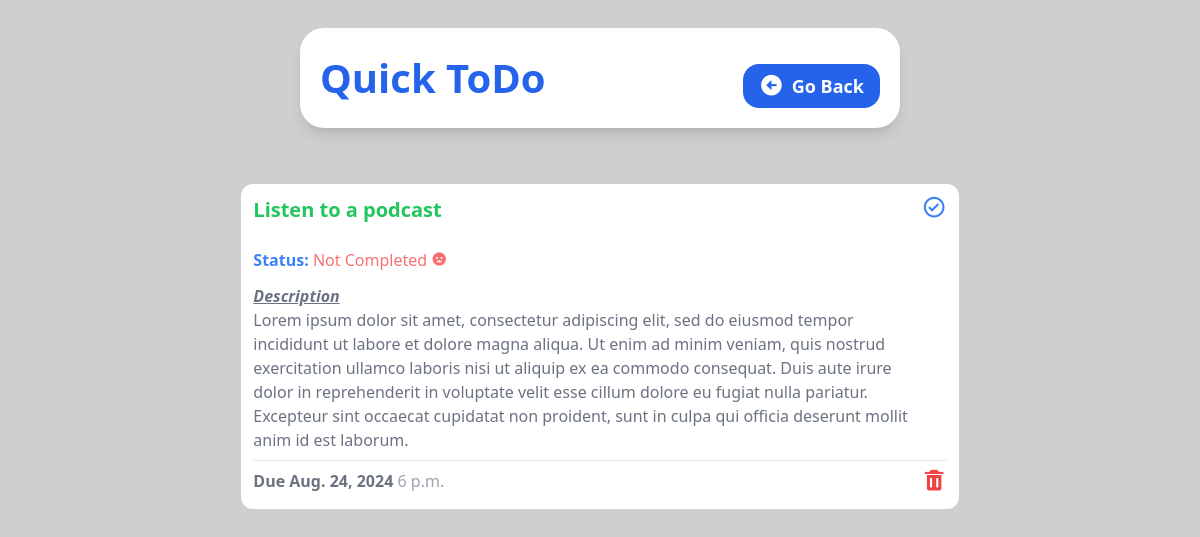
The page /detail/4 on the database its author committed.
### tasks/models.py (models this page shows, shortened)
class Task(models.Model):
     title = models.CharField(max_length=35)
     description = models.TextField(null=True, blank=True)
     due_date = models.DateField()
     due_time = models.TimeField()
     completed = models.BooleanField(default=False)

### tasks/views.py (the view)
# urls.py: path('detail/<str:task_id>', views.task_detail, name='task_detail'),
def task_detail(request, task_id):
    task = Task.objects.get(id=task_id)
    return render(request, 'task_detail.html', {
        "task":task,
    })

### tasks/templates/task_detail.html (shortened to what this page needs)
{% load static %}
<!DOCTYPE html>
<html lang="en">
  <head>
    <link
      href="https://unpkg.com/boxicons@2.1.4/css/boxicons.min.css"
      rel="stylesheet"
    />
    <link rel="stylesheet" href="{% static 'style.css' %}" />
  </head>
  <body
    class="bg-[#cfcfcf] flex flex-col items-center justify-center gap-4 h-screen"
  >
    <header
      class="bg-white shadow-lg w-10/12 h-auto rounded-3xl flex flex-col sm:flex-row justify-between items-center p-5 m-7 md:w-3/6"
    >
      <h1 class="text-blue-600 font-bold text-[40px]">Quick ToDo</h1>
      <a
        class="bg-blue-600 py-2 px-4 text-white font-semibold rounded-2xl text-lg mt-4 flex items-center gap-2"
        href="{% url 'home' %}"
      >
        <i class="bx bxs-left-arrow-circle bx-sm"></i> Go Back
      </a>
    </header>
    <section
      class="flex flex-1 flex-wrap justify-center gap-3 bg-[#fff0] w-10/12 md:w-11/12 h-full mb-3 rounded-2xl p-3 overflow-y-auto scrollbar-hide"
    >
      <div class="w-full md:w-4/6 flex flex-col bg-white h-fit rounded-xl p-3">
        <div class="flex flex-row justify-between">
          <div>
            <h1 class="text-green-500 font-semibold text-xl">
              {{task.title}}
            </h1>
            <br />
            <h2 class="text-blue-500 font-bold">
              Status:
              {% if task.completed %}
              <span class="font-medium text-green-400"
                >Completed <i class="bx bxs-badge-check"></i
              >
            </span>
            {% else %}
            <span class="font-medium text-red-400"
            >Not Completed <i class="bx bxs-sad"></i
          >
        </span>
        {% endif %}
            </h2>
            <h2 class="text-gray-500 font-bold italic underline mt-3">
              Description
            </h2>
            <p class="text-gray-500 text-md">
              {{task.description}}
            </p>
          </div>
          <a href="{% url 'toggle_complete' task.id %}">
            <i class="bx bx-check-circle bx-sm text-blue-500"></i>
          </a>
        </div>
        <hr class="border-t border-gray-200 my-2" />
        <div class="flex flex-row justify-between">
          <h2 class="text-gray-500 font-bold">
            Due {{task.due_date}} <span class="font-medium text-gray-400">{{task.due_time}}</span>
          </h2>
          <a href="{% url 'delete' task.id %}">
            <i class="bx bxs-trash bx-sm text-red-500"></i>
          </a>
        </div>
      </div>
    </section>
  </body>
</html>

### tasks/static/style.css (style rules this page uses)
html { line-height: 1.5; -webkit-text-size-adjust: 100%; -moz-tab-size: 4; -o-tab-size: 4; tab-size: 4; font-family: ui-sans-serif, system-ui, -apple-system, BlinkMacSystemFont, "Segoe UI", Roboto, "Helvetica Neue", Arial, "Noto Sans", sans-serif, "Apple Color Emoji", "Segoe UI Emoji", "Segoe UI Symbol", "Noto Color Emoji"; font-feature-settings: normal; font-variation-settings: normal; }
body { margin: 0; line-height: inherit; }
hr { height: 0; color: inherit; border-top-width: 1px; }
h1, h2, h3, h4, h5, h6 { font-size: inherit; font-weight: inherit; }
a { color: inherit; text-decoration: inherit; }
blockquote, dl, dd, h1, h2, h3, h4, h5, h6, hr, figure, p, pre { margin: 0; }
.m-7 { margin: 1.75rem; }
.my-2 { margin-top: 0.5rem; margin-bottom: 0.5rem; }
.mb-3 { margin-bottom: 0.75rem; }
.mt-3 { margin-top: 0.75rem; }
.mt-4 { margin-top: 1rem; }
.flex { display: flex; }
.h-auto { height: auto; }
.h-fit { height: -moz-fit-content; height: fit-content; }
.h-full { height: 100%; }
.h-screen { height: 100vh; }
.w-10\/12 { width: 83.333333%; }
.w-full { width: 100%; }
.flex-1 { flex: 1 1 0%; }
.flex-row { flex-direction: row; }
.flex-col { flex-direction: column; }
.flex-wrap { flex-wrap: wrap; }
.items-center { align-items: center; }
.justify-center { justify-content: center; }
.justify-between { justify-content: space-between; }
.gap-2 { gap: 0.5rem; }
.gap-3 { gap: 0.75rem; }
.gap-4 { gap: 1rem; }
.overflow-y-auto { overflow-y: auto; }
.rounded-2xl { border-radius: 1rem; }
.rounded-3xl { border-radius: 1.5rem; }
.rounded-xl { border-radius: 0.75rem; }
.border-t { border-top-width: 1px; }
.border-gray-200 { --tw-border-opacity: 1; border-color: rgb(229 231 235 / var(--tw-border-opacity)); }
.bg-\[\#cfcfcf\] { --tw-bg-opacity: 1; background-color: rgb(207 207 207 / var(--tw-bg-opacity)); }
.bg-\[\#fff0\] { background-color: #fff0; }
.bg-blue-600 { --tw-bg-opacity: 1; background-color: rgb(37 99 235 / var(--tw-bg-opacity)); }
.bg-white { --tw-bg-opacity: 1; background-color: rgb(255 255 255 / var(--tw-bg-opacity)); }
.p-3 { padding: 0.75rem; }
.p-5 { padding: 1.25rem; }
.px-4 { padding-left: 1rem; padding-right: 1rem; }
.py-2 { padding-top: 0.5rem; padding-bottom: 0.5rem; }
.text-\[40px\] { font-size: 40px; }
.text-lg { font-size: 1.125rem; line-height: 1.75rem; }
.text-xl { font-size: 1.25rem; line-height: 1.75rem; }
.font-bold { font-weight: 700; }
.font-medium { font-weight: 500; }
.font-semibold { font-weight: 600; }
.italic { font-style: italic; }
.text-blue-500 { --tw-text-opacity: 1; color: rgb(59 130 246 / var(--tw-text-opacity)); }
.text-blue-600 { --tw-text-opacity: 1; color: rgb(37 99 235 / var(--tw-text-opacity)); }
.text-gray-400 { --tw-text-opacity: 1; color: rgb(156 163 175 / var(--tw-text-opacity)); }
.text-gray-500 { --tw-text-opacity: 1; color: rgb(107 114 128 / var(--tw-text-opacity)); }
.text-green-500 { --tw-text-opacity: 1; color: rgb(34 197 94 / var(--tw-text-opacity)); }
.text-red-400 { --tw-text-opacity: 1; color: rgb(248 113 113 / var(--tw-text-opacity)); }
.text-red-500 { --tw-text-opacity: 1; color: rgb(239 68 68 / var(--tw-text-opacity)); }
.text-white { --tw-text-opacity: 1; color: rgb(255 255 255 / var(--tw-text-opacity)); }
.underline { text-decoration-line: underline; }
.shadow-lg { --tw-shadow: 0 10px 15px -3px rgb(0 0 0 / 0.1), 0 4px 6px -4px rgb(0 0 0 / 0.1); --tw-shadow-colored: 0 10px 15px -3px var(--tw-shadow-color), 0 4px 6px -4px var(--tw-shadow-color); box-shadow: var(--tw-ring-offset-shadow, 0 0 #0000), var(--tw-ring-shadow, 0 0 #0000), var(--tw-shadow); }
@media (min-width: 640px) { .sm\:flex-row { flex-direction: row; } }
@media (min-width: 768px) { .md\:w-11\/12 { width: 91.666667%; } }
@media (min-width: 768px) { .md\:w-3\/6 { width: 50%; } }
@media (min-width: 768px) { .md\:w-4\/6 { width: 66.666667%; } }

### rows shown on the page
Task: title "Listen to a podcast", description "Lorem ipsum dolor sit amet, consectetur adipiscing elit, sed do eiusmod tempor incididunt ut labore et dolore magna aliqua. Ut enim ad minim veniam, quis nostrud exercitation ullamco laboris nisi ut aliquip ex ea commodo consequat. Duis aute irure dolor in reprehenderit in voluptate velit esse cillum dolore eu fugiat nulla pariatur. Excepteur sint occaecat cupidatat non proident, sunt in culpa qui officia deserunt mollit anim id est laborum.", due_date "Aug. 24, 2024", due_time "6 p.m."
